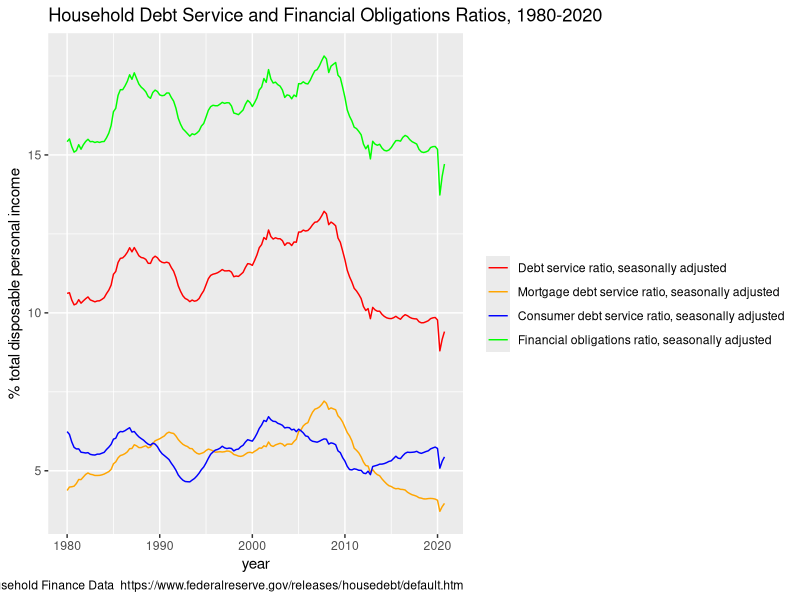

Here is the R script that generated this plot:
# Household Debt Service and Financial Obligations Ratios
#Federal Reserve Data
# https://www.federalreserve.gov/releases/housedebt/default.htm

install.packages("reshape2")

library(tidyverse)
library(zoo)
library(reshape2)

# Read in the data
debt <- read_csv("FRB_FOR.csv")

# Convert to a data frame
debt <- as.data.frame(debt)

# Remove useless columns
remove <- c(1:5)
debt2 <- debt[-remove, ]

#Convert columns 2:5 to numeric
debt2[, 2:5] <- sapply(debt2[, 2:5], as.numeric)
str(debt2)

# Rename columns
dCnames <- c("quarter", "debt_ratio", "mortgage", "consumer", "fin_obli")
colnames(debt2) <- dCnames

# Convert the $quarter column to a time series object using the 'zoo' package
debt2$quarter <- as.yearqtr(debt2$quarter)          # New skill!!

# Define column legend labels as original text
leg_labels <- colnames(debt[2:5])

# Melt the df to variable/value columns to plot multiple lines
debt_m <- melt(debt2, id=c("quarter")) 

# Plot the time series
ggplot(debt_m, aes(x = quarter, y = value, color = variable)) +
  geom_line() +
  scale_color_manual(labels = leg_labels, values = c("red", "orange", "blue", "green")) +
  scale_x_continuous(labels = c("1980", "1990", "2000", "2010", "2020")) +      #replace ugly quarter labels
  labs(title = "Household Debt Service and Financial Obligations Ratios, 1980-2020",
                 caption = "Federal Reserve Household Finance Data  https://www.federalreserve.gov/releases/housedebt/default.htm",
                 x = "year",
                 y = "% total disposable personal income",
       color = "\n")     #remove legend title; type a new name before \n to replace with a new title instead




